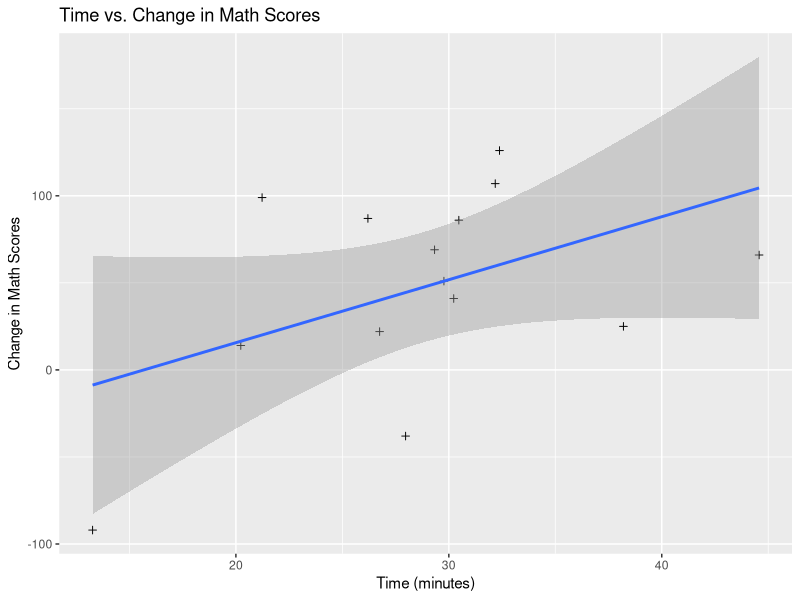
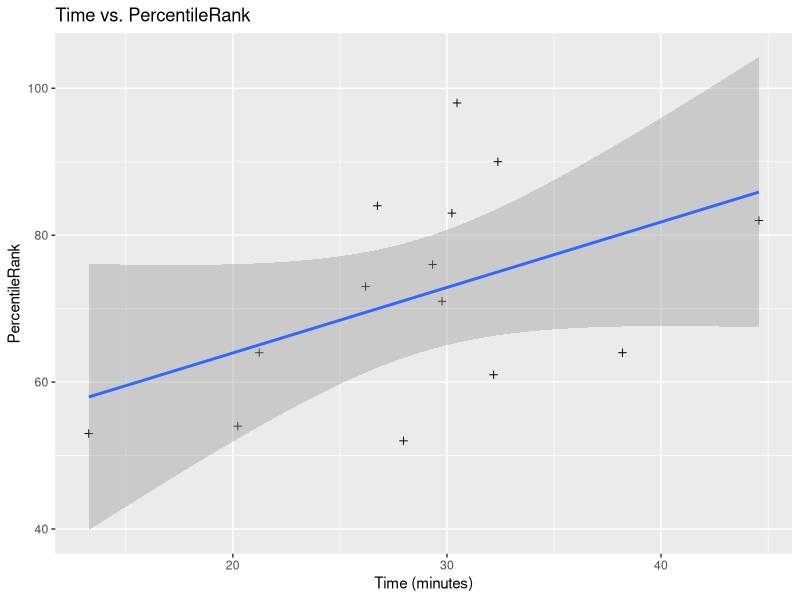
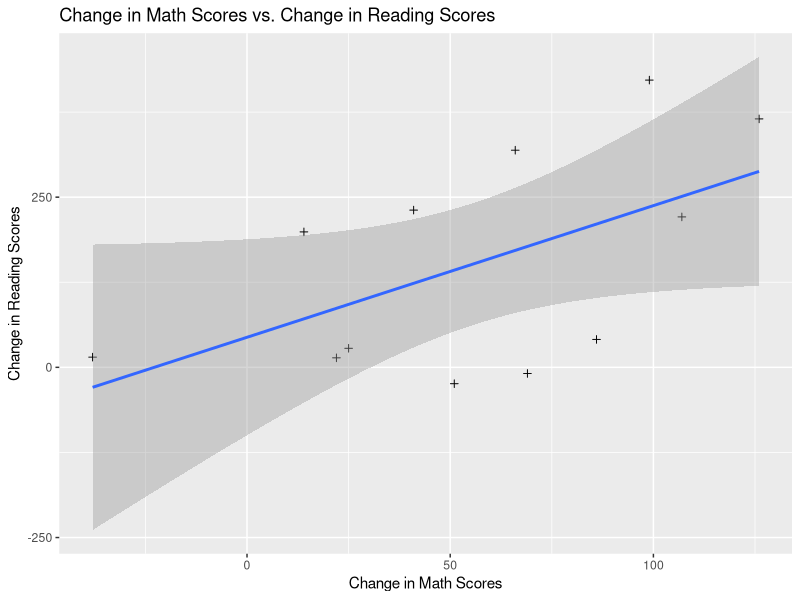
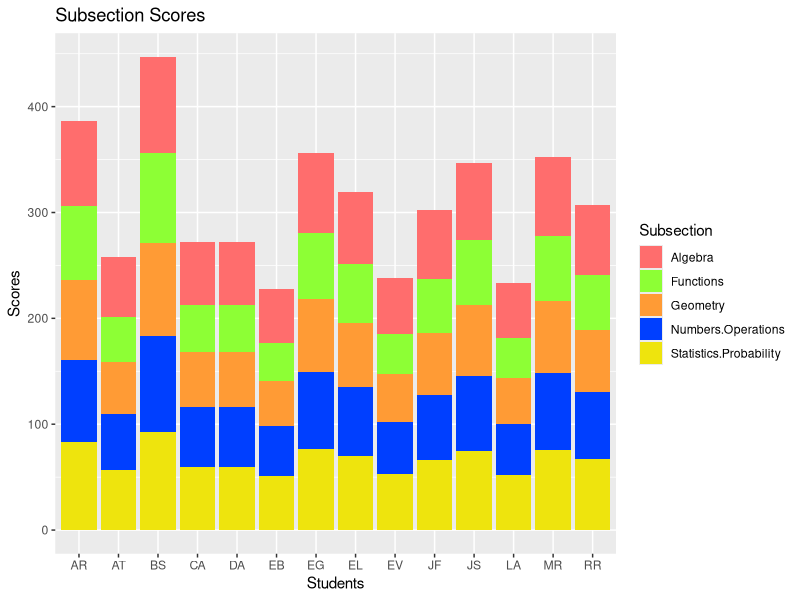

The R source for these figures, in order:
library(data.table)
library(dplyr)
library(ggplot2)
library(tidyr)

setwd("C:/Users/Eric/Desktop/BTSJC")

BTdata<-fread("BTSJCData.csv")

View(BTdata)

#Time vs. MathChange
ggplot(data = BTdata, aes(x = Time, y = MathChange))+
  geom_point(shape=3) +
  geom_smooth(method=lm)+labs(x='Time (minutes)',y='Change in Math Scores') + 
  ggtitle("Time vs. Change in Math Scores")

#Time vs. Percentile
ggplot(data = BTdata, aes(x = Time, y = PercentileRank))+
  geom_point(shape=3) +
  geom_smooth(method=lm)+labs(x='Time (minutes)',y='PercentileRank') + 
  ggtitle("Time vs. PercentileRank")

#read in data with reading data
BTdata2<-fread("BTSJCDataRead.csv")

View(BTdata2)

ggplot(data = BTdata2, aes(x = MathChange, y = ReadingChange))+
  geom_point(shape=3) +
  geom_smooth(method=lm)+labs(x='Change in Math Scores',y='Change in Reading Scores') + 
  ggtitle("Change in Math Scores vs. Change in Reading Scores")

#stacked bar graph
p=ggplot(data = BTdata, aes(x = Student, y = Algebra)) + 
  geom_bar()

#correlation matrix
keeps <- c("Algebra", "Functions", "Geometry", "Numbers.Operations", "Statistics.Probability")
cordata <- subset(BTdata, select = keeps)
cor(cordata)

#subsection stacked bargraph
keeps2 <- c("Student", "Algebra", "Functions", "Geometry", "Numbers.Operations", "Statistics.Probability")
widedat <- subset(BTdata, select = keeps2)

#convert to long data form
longdat <- gather(widedat, Subsections, Score, Algebra:Statistics.Probability)
View(longdat)

cbPalette <- c('#ff6d6d','#8dff35','#ff9b35','#003fff',"#eee40d")
p=ggplot(data = longdat, aes(x = Student, y = Score, fill = Subsections)) + 
  geom_bar(stat="identity")+labs(x='Students', y = 'Scores', fill = 'Subsection') + ggtitle("Subsection Scores")+ scale_fill_manual(values=cbPalette)
p
